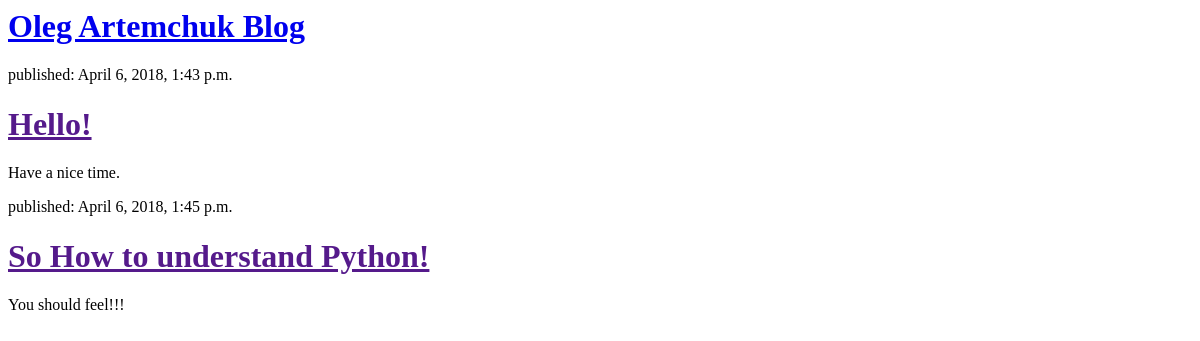
Before: / with the older database file.
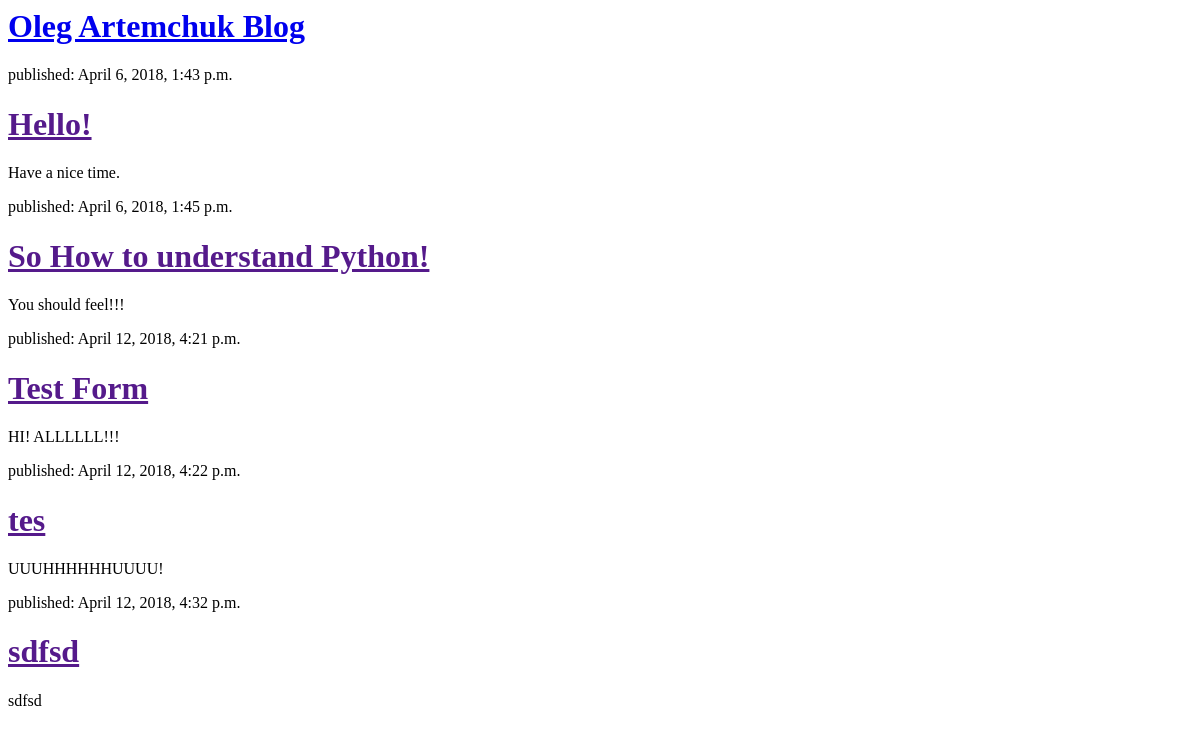
After: the same page with the newer database file.
### blog/models.py (models this page shows, shortened)
class Post(models.Model):
    author = models.ForeignKey('auth.User', on_delete=models.CASCADE)
    title = models.CharField(max_length=200)
    text = models.TextField()
    created_date = models.DateTimeField(
            default=timezone.now)
    published_date = models.DateTimeField(
            blank=True, null=True)

### blog/views.py (the view)
# urls.py: url(r'^$', views.post_list, name='post_list'),
def post_list(request):
    posts = Post.objects.filter(published_date__lte=timezone.now()).order_by('published_date')
    return render(request, 'blog/post_list.html', {'posts': posts})

### blog/templates/blog/post_list.html (shortened to what this page needs)
<html>
    <head>
    </head>
    <body>
		<div>
			<h1><a href="/">Oleg Artemchuk  Blog</a></h1>
		</div>
		{% for post in posts %}
			<div>
				<p>published: {{ post.published_date }}</p>
				<h1><a href="">{{ post.title }}</a></h1>
				<p>{{ post.text|linebreaksbr }}</p>
			</div>
		{% endfor %}
	</body>
</html>

Changed rows visible on the page:
added Post: published_date "April 12, 2018, 4:21 p.m.", title "Test Form", text "HI! ALLLLLL!!!"
added Post: published_date "April 12, 2018, 4:22 p.m.", title "tes", text "UUUHHHHHHUUUU!"
added Post: published_date "April 12, 2018, 4:32 p.m.", title "sdfsd", text "sdfsd"
